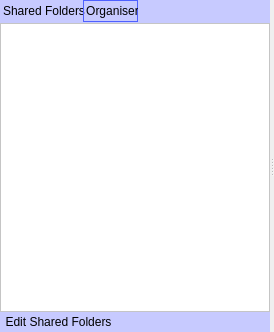
<?xml version="1.0" encoding="UTF-8"?>
<ui version="4.0">
 <class>WidgetLibrary</class>
 <widget class="QWidget" name="WidgetLibrary">
  <property name="geometry">
   <rect>
    <x>0</x>
    <y>0</y>
    <width>274</width>
    <height>332</height>
   </rect>
  </property>
  <property name="windowTitle">
   <string>Form</string>
  </property>
  <layout class="QVBoxLayout" name="verticalLayout">
   <property name="spacing">
    <number>0</number>
   </property>
   <property name="margin">
    <number>0</number>
   </property>
   <item>
    <widget class="QSplitter" name="splitterLibrary">
     <property name="orientation">
      <enum>Qt::Horizontal</enum>
     </property>
     <widget class="QFrame" name="frameLibraryNavigator">
      <property name="minimumSize">
       <size>
        <width>210</width>
        <height>0</height>
       </size>
      </property>
      <property name="styleSheet">
       <string notr="true">QFrame {
	 background-color: rgb(199, 202, 255);
}

QToolButton {
    border: 1px solid transparent;
    background-color: transparent;
}

 QToolButton:pressed {
     background-color: qlineargradient(x1: 0, y1: 0, x2: 0, y2: 1,
                                       stop: 0 #dadbde, stop: 1 #f6f7fa);
 }

QToolButton:checked {
     border: 1px solid rgb(78, 96, 255);
     background-color: qlineargradient(x1: 0, y1: 0, x2: 0, y2: 1,
                                       stop: 0 #dadbde, stop: 1 #f6f7fa);
}

 QToolButton:hover {
     border: 1px solid rgb(78, 96, 255);
     background-color: qlineargradient(x1: 0, y1: 0, x2: 0, y2: 1,
                                       stop: 0 #dadbde, stop: 1 #f6f7fa);
 }</string>
      </property>
      <property name="frameShape">
       <enum>QFrame::NoFrame</enum>
      </property>
      <property name="frameShadow">
       <enum>QFrame::Raised</enum>
      </property>
      <layout class="QGridLayout" name="gridLayout_10">
       <property name="margin">
        <number>0</number>
       </property>
       <property name="spacing">
        <number>0</number>
       </property>
       <item row="0" column="0" colspan="2">
        <widget class="QTabWidget" name="tabWidgetLibraryNavigator">
         <property name="sizePolicy">
          <sizepolicy hsizetype="Preferred" vsizetype="Expanding">
           <horstretch>0</horstretch>
           <verstretch>0</verstretch>
          </sizepolicy>
         </property>
         <property name="styleSheet">
          <string notr="true">QTabWidget::pane { /* The tab widget frame */
    border-top: 2px transparent;
	top: 1px
 }

 QTabWidget::tab-bar {
	left: 1px;
 }

 /* Style the tab using the tab sub-control. Note that
     it reads QTabBar _not_ QTabWidget */
 QTabBar::tab {
	background:transparent;
	border: transparent;
	min-width: 8ex;
	padding: 3px;
	padding-left: 2px;
	padding-right: -2px;
 }

 QTabBar::tab:selected, QTabBar::tab:hover {
     border: 1px solid rgb(78, 96, 255);
     background-color: qlineargradient(x1: 0, y1: 0, x2: 0, y2: 1,
                                       stop: 0 #dadbde, stop: 1 #f6f7fa);
 }

QTabBar::tab:selected {
     border: 1px solid rgb(78, 96, 255);
     background-color: qlineargradient(x1: 0, y1: 0, x2: 0, y2: 1,
                                       stop: 0 #dadbde, stop: 1 #f6f7fa);
	padding-top: 3px;
 }</string>
         </property>
         <property name="currentIndex">
          <number>1</number>
         </property>
         <widget class="QWidget" name="tabLibraryNavigatorShares">
          <attribute name="icon">
           <iconset>
            <normaloff>:/Resource/Library/SharedFolders.png</normaloff>:/Resource/Library/SharedFolders.png</iconset>
          </attribute>
          <attribute name="title">
           <string>Shared Folders</string>
          </attribute>
          <layout class="QGridLayout" name="gridLayout_12">
           <property name="margin">
            <number>0</number>
           </property>
           <property name="spacing">
            <number>0</number>
           </property>
           <item row="0" column="0">
            <widget class="QTreeView" name="treeViewLibraryNavigatorShares">
             <property name="sizePolicy">
              <sizepolicy hsizetype="Preferred" vsizetype="Expanding">
               <horstretch>0</horstretch>
               <verstretch>0</verstretch>
              </sizepolicy>
             </property>
             <property name="styleSheet">
              <string notr="true">QTreeView {
	background-color: white;
}</string>
             </property>
            </widget>
           </item>
           <item row="1" column="0">
            <widget class="QComboBox" name="comboBoxLibraryNavigatorSharesFilter"/>
           </item>
          </layout>
         </widget>
         <widget class="QWidget" name="tabLibraryNavigatorOrganiser">
          <attribute name="icon">
           <iconset>
            <normaloff>:/Resource/Library/Library.png</normaloff>:/Resource/Library/Library.png</iconset>
          </attribute>
          <attribute name="title">
           <string>Organiser</string>
          </attribute>
          <layout class="QGridLayout" name="gridLayout_13">
           <property name="margin">
            <number>0</number>
           </property>
           <property name="spacing">
            <number>0</number>
           </property>
           <item row="0" column="0">
            <widget class="QTreeView" name="treeViewLibraryNavigatorOrganiser">
             <property name="sizePolicy">
              <sizepolicy hsizetype="Preferred" vsizetype="Expanding">
               <horstretch>0</horstretch>
               <verstretch>0</verstretch>
              </sizepolicy>
             </property>
             <property name="styleSheet">
              <string notr="true">QTreeView {
	 background-color: white;
}</string>
             </property>
            </widget>
           </item>
          </layout>
         </widget>
        </widget>
       </item>
       <item row="1" column="0">
        <widget class="QToolButton" name="toolButtonLibraryEditShares">
         <property name="text">
          <string>Edit Shared Folders</string>
         </property>
         <property name="icon">
          <iconset>
           <normaloff>:/Resource/Library/SharedFolders.png</normaloff>:/Resource/Library/SharedFolders.png</iconset>
         </property>
         <property name="toolButtonStyle">
          <enum>Qt::ToolButtonTextBesideIcon</enum>
         </property>
        </widget>
       </item>
       <item row="1" column="1">
        <spacer name="horizontalSpacerLibraryEditShares">
         <property name="orientation">
          <enum>Qt::Horizontal</enum>
         </property>
         <property name="sizeHint" stdset="0">
          <size>
           <width>0</width>
           <height>20</height>
          </size>
         </property>
        </spacer>
       </item>
      </layout>
     </widget>
     <widget class="QFrame" name="frameLibraryView">
      <property name="frameShape">
       <enum>QFrame::NoFrame</enum>
      </property>
      <property name="frameShadow">
       <enum>QFrame::Raised</enum>
      </property>
      <layout class="QVBoxLayout" name="verticalLayoutLibraryView">
       <property name="spacing">
        <number>0</number>
       </property>
       <property name="margin">
        <number>0</number>
       </property>
      </layout>
     </widget>
    </widget>
   </item>
  </layout>
 </widget>
 <resources/>
 <connections/>
</ui>
